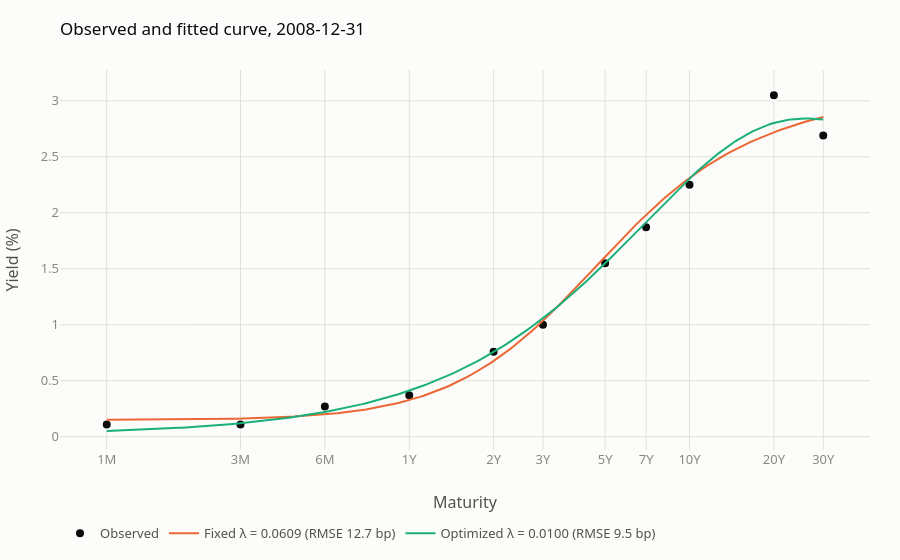

The code cell stored with this chart in its notebook:
### Markdown cell above
## One day, two fits

Two very different curves: the steep curve at the end of 2008 and the inverted curve at the 2022 hiking peak. Dots are observed yields; lines are the fixed-λ and optimized-λ fits. The legend shows each fit's RMSE in basis points.

### Code cell
def show_fit(date):
    observed = curve_on(yields, date)
    observed_months = ns.maturity_months(observed.index)
    fits = {
        "Fixed λ": ns.fit_ns_fixed(observed_months, observed),
        "Optimized λ": ns.fit_ns(observed_months, observed),
    }
    curves = {}
    for label, fit in fits.items():
        curve = ns.ns_curve(grid, fit.betas, fit.lam)
        curve.index = grid / 12
        curves[f"{label} = {fit.lam:.4f} (RMSE {fit.rmse * 100:.1f} bp)"] = curve
    return plots.curve_fit(observed, curves, title=f"Observed and fitted curve, {observed.name:%Y-%m-%d}")


show_fit("2008-12-31")

### Figure 1 — Plotly figure (JSON) as saved in the notebook; plotly's stock layout.template omitted (floating-point values rounded to 4 significant figures; data arrays with more than 128 entries replaced by an {"elided": "..."} marker saying what was removed)
{"data": [{"customdata": ["1M", "3M", "6M", "1Y", "2Y", "3Y", "5Y", "7Y", "10Y", "20Y", "30Y"], "hovertemplate": "%{customdata}: %{y:.2f}%", "marker": {"color": "#0b0b0b", "line": {"color": "#fcfcfb", "width": 2}, "size": 10}, "mode": "markers", "name": "Observed", "type": "scatter", "x": [0.08333, 0.25, 0.5, 1.0, 2.0, 3.0, 5.0, 7.0, 10.0, 20.0, 30.0], "y": [0.11, 0.11, 0.27, 0.37, 0.76, 1.0, 1.55, 1.87, 2.25, 3.05, 2.69]}, {"hovertemplate": "%{y:.2f}%", "line": {"width": 2}, "mode": "lines", "name": "Fixed λ = 0.0609 (RMSE 12.7 bp)", "type": "scatter", "x": {"elided": "200 float values"}, "y": {"elided": "200 float values"}}, {"hovertemplate": "%{y:.2f}%", "line": {"width": 2}, "mode": "lines", "name": "Optimized λ = 0.0100 (RMSE 9.5 bp)", "type": "scatter", "x": {"elided": "200 float values"}, "y": {"elided": "200 float values"}}], "layout": {"legend": {"orientation": "h", "x": 0, "y": -0.18, "yanchor": "top"}, "margin": {"b": 110}, "title": {"text": "Observed and fitted curve, 2008-12-31"}, "xaxis": {"ticktext": ["1M", "3M", "6M", "1Y", "2Y", "3Y", "5Y", "7Y", "10Y", "20Y", "30Y"], "tickvals": [0.08333, 0.25, 0.5, 1.0, 2.0, 3.0, 5.0, 7.0, 10.0, 20.0, 30.0], "title": {"text": "Maturity"}, "type": "log"}, "yaxis": {"title": {"text": "Yield (%)"}}}}
